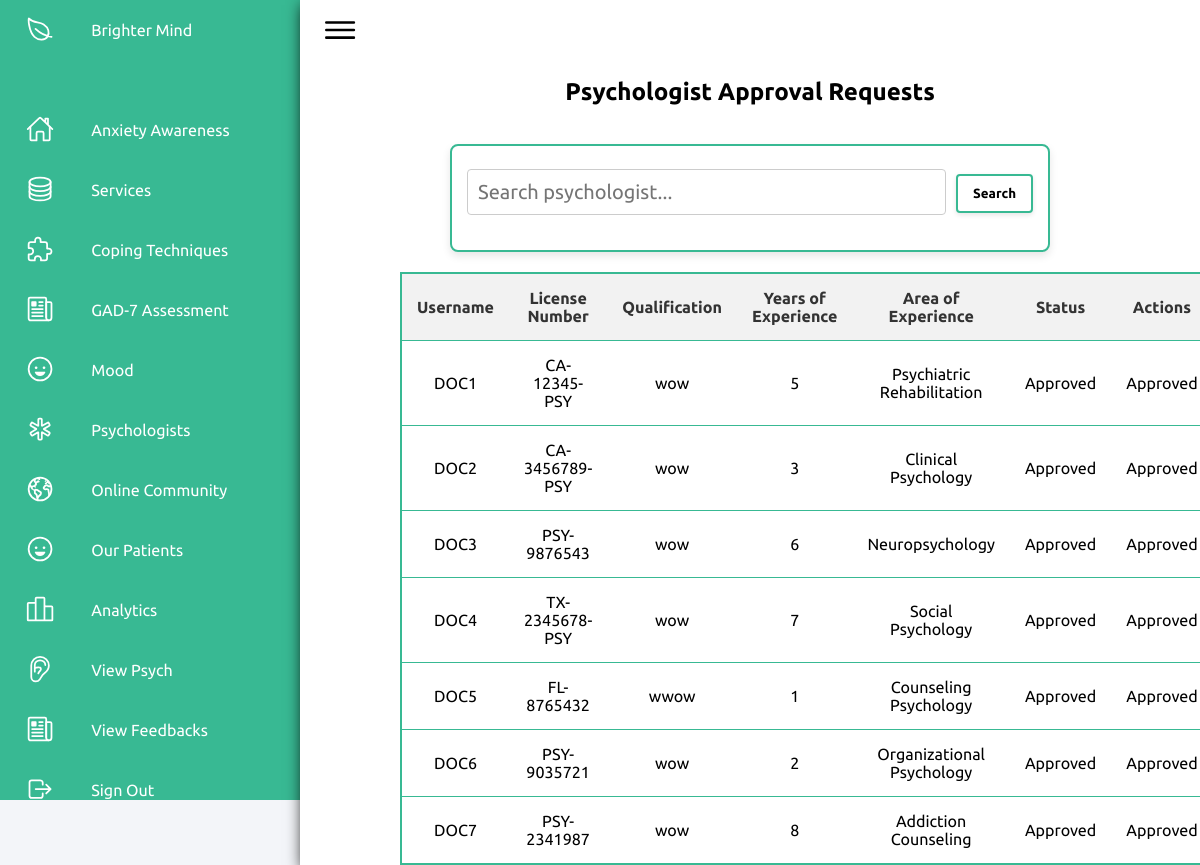
Page /viewpsych/ (signed in) on the committed database.
### webapp/models.py (models this page shows, shortened)
class Psychologist(models.Model):
    user = models.OneToOneField(User, on_delete=models.CASCADE)
    license_number = models.CharField(max_length=100, unique=True)
    qualification = models.CharField(max_length=255)
    years_of_experience = models.PositiveIntegerField()
    area_of_expertise = models.CharField(max_length=255)
    contact_number = models.CharField(max_length=20)
    image = models.ImageField(upload_to='psychologist_images/', default='default_profile.jpg', null=True, blank=True)
    bio = models.TextField(blank=True, null=True)
    is_approved = models.BooleanField(default=False)

### webapp/views.py (the view)
# urls.py: path('viewpsych/', views.viewpsych, name='viewpsych'),
@login_required
def viewpsych(request):
    if not request.user.is_superuser:
        return HttpResponseForbidden("You do not have permission to view this page.")
    prof = Psychologist.objects.all()
    return render(request, 'pages/viewpsych.html', {'prof': prof})

### webapp/templates/pages/viewpsych.html (shortened to what this page needs)
{% extends 'pages/index.html' %}
{% load static %}
{% block content %}
<br />
<h2>Psychologist Approval Requests</h2>
<br />
<form id="profiles" method="GET" action="" class="search-form" onsubmit="return false;">
    <input type="text" id="search" name="q" onkeyup="filterSearch()" placeholder="Search psychologist..." value="{{ query }}" class="search-input">
    <button type="submit" class="search-button">Search</button>
</form>
<table id="psychologist-table" class="psychologist-table">
    <thead>
        <tr>
            <th>Username</th>
            <th>License Number</th>
            <th>Qualification</th>
            <th>Years of Experience</th>
            <th>Area of Experience</th>
            <th>Status</th>
            <th>Actions</th>
        </tr>
    </thead>
    <tbody>
        {% for prof in prof %}
        <tr>
            <td>{{ prof.user.username }}</td>
            <td>{{ prof.license_number }}</td>
            <td>{{ prof.qualification }}</td>
            <td>{{ prof.years_of_experience }}</td>
            <td>{{ prof.area_of_expertise }}</td>
            <td>
                {% if prof.is_approved %}
                <span>Approved</span>
                {% else %}
                <span>Under Review</span>
                {% endif %}
            </td>
            <td>
                {% if not prof.is_approved %}
                <form method="POST" action="{% url 'approve_psychologist' prof.id %}">
                    {% csrf_token %}
                    <button type="submit">Approve</button>
                </form>
                <form method="POST" action="{% url 'reject_psychologist' prof.id %}">
                    {% csrf_token %}
                    <button type="submit">Reject</button>
                </form>
                {% else %}
                <span>Approved</span>
                {% endif %}
            </td>
        </tr>
        {% empty %}
        <tr>
            <td colspan="7">No psychologist requests available.</td>
        </tr>
        {% endfor %}
    </tbody>
</table>
{% endblock %}

### webapp/static/css/style.css (style rules this page uses)
* { font-family: "Ubuntu", sans-serif; margin: 0; padding: 0; box-sizing: border-box; border: none; text-decoration: none; }
:root { --blue: #38b993; --white: #fff; --gray: #f5f5f5; --black1: #222; --black2: #999; --light-color: #111; --box-shadow: .5rem .5rem 0 rgba(22, 160, 133, .2); }
html { font-size: 100.5%; overflow-x: hidden; scroll-padding-top: 7rem; scroll-behavior: smooth; }
body { font-family: Arial, sans-serif; display: flex; justify-content: center; }
body { background-color: #f3f5f9; }
input { width: 100%; padding: 12px 20px; margin: 8px 0; display: inline-block; border: 1px solid #cccccc; border-radius: 4px; box-sizing: border-box; font-size: 20px }
input { width: 100%; padding: 12px 20px; margin: 8px 0; display: inline-block; border: 1px solid #ccc; border-radius: 4px; box-sizing: border-box; font-size: 20px }
.search-form { display: flex; align-items: center; justify-content: center; margin: 20px 0; }
.search-input { width: 300px; padding: 10px; border: 1px solid #ccc; border-radius: 4px 0 0 4px; outline: none; }
.search-button { display: flex; padding: 10px 15px; margin-bottom: 10px; background-color: #ffffff; border: 2px solid #38b993; color: #000000; font-weight: bold; border-radius: 4px; text-align: center; text-decoration: none; transition: background-color 0.3s ease, color 0.3s ease, box-shadow 0.3s ease; box-shadow: 0 2px 5px rgba(0, 0, 0, 0.1); margin-left: 10px; }
input[type="text"] { width: 100%; padding: 10px; margin-bottom: 20px; border: 1px solid #ccc; border-radius: 4px; }
html { scroll-behavior: smooth; }
form { padding: 2.3rem 2.2rem; z-index: 10; overflow: hidden; position: relative; background-color: #38b993; color: white; }
.psychologist-table { width: 90%; border-collapse: collapse; margin-top: 20px; border: 2px solid #38b993; margin-right: 300px; margin-left: 100px; border-radius: 4px; }
.psychologist-table th, .psychologist-table td { padding: 15px; text-align: center; border-bottom: 1px solid #38b993; }
.psychologist-table th { background-color: #f2f2f2; color: #333; }

### webapp/templates/pages/viewpsych.html (style rules this page uses)
h2 { text-align: center; }
#profiles { background-color: white; padding: 15px; border: 2px solid #38b993; border-radius: 8px; width: 100%; max-width: 600px; margin: 20px auto; box-shadow: 0 4px 8px rgba(0, 0, 0, 0.1); }

### rows in the picture
Psychologist: user.username "DOC1", license_number "CA-12345-PSY", qualification "wow", years_of_experience "5", area_of_expertise "Psychiatric Rehabilitation", is_approved "Approved"
Psychologist: user.username "DOC2", license_number "CA-3456789-PSY", qualification "wow", years_of_experience "3", area_of_expertise "Clinical Psychology", is_approved "Approved"
Psychologist: user.username "DOC3", license_number "PSY-9876543", qualification "wow", years_of_experience "6", area_of_expertise "Neuropsychology", is_approved "Approved"
Psychologist: user.username "DOC4", license_number "TX-2345678-PSY", qualification "wow", years_of_experience "7", area_of_expertise "Social Psychology", is_approved "Approved"
Psychologist: user.username "DOC5", license_number "FL-8765432", qualification "wwow", years_of_experience "1", area_of_expertise "Counseling Psychology", is_approved "Approved"
Psychologist: user.username "DOC6", license_number "PSY-9035721", qualification "wow", years_of_experience "2", area_of_expertise "Organizational Psychology", is_approved "Approved"
Psychologist: user.username "DOC7", license_number "PSY-2341987", qualification "wow", years_of_experience "8", area_of_expertise "Addiction Counseling", is_approved "Approved"
